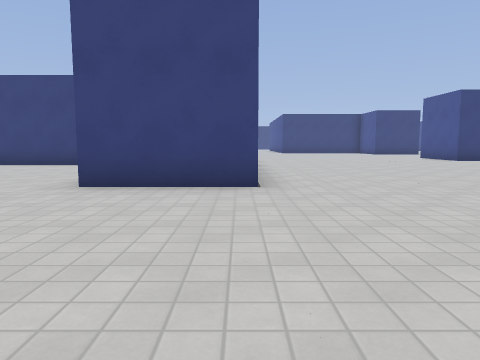
view 1 (above)

21 first-person views from a walk through a Godot game level. The camera is 1.2 m above the floor, tilts 6° down and sees 70° across. The floor is counted in squares, 2 m on a side. Each view is taken from the middle of a square. On the plan, view 1 faces up. The plan holds only what a view shows up to about 10 squares ahead; the rest is blank. The place goes on beyond the plan. Surface patterns are stand-ins for the level's own textures.

view 2
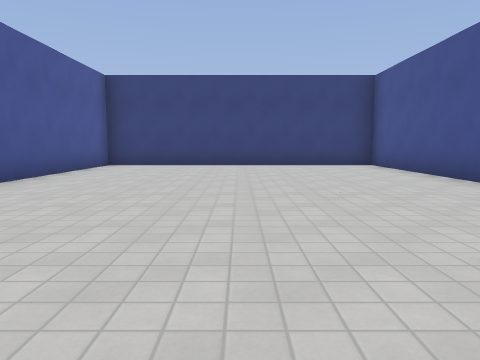

view 3
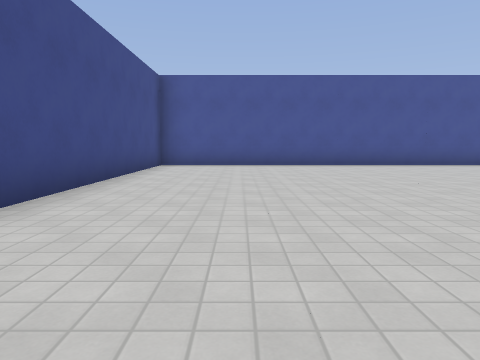

view 4
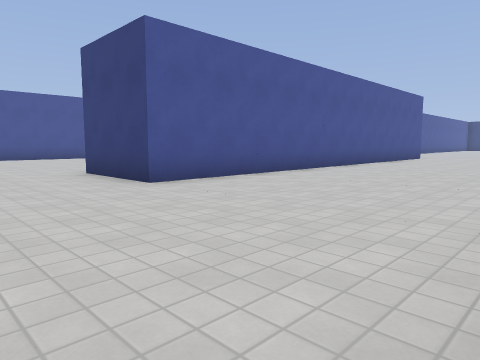

view 5
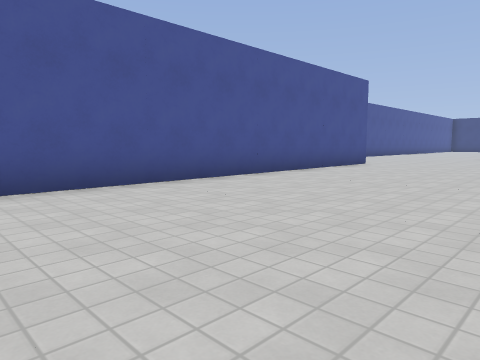

view 6
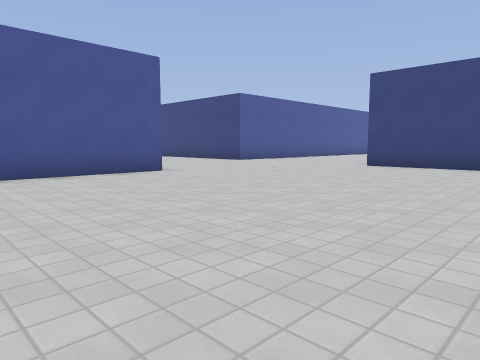

view 7
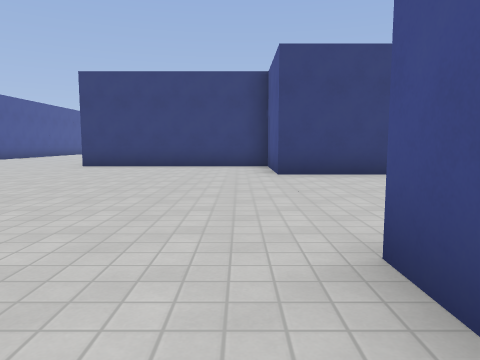

view 8
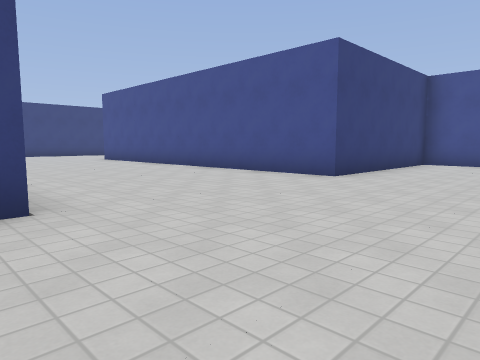

view 9
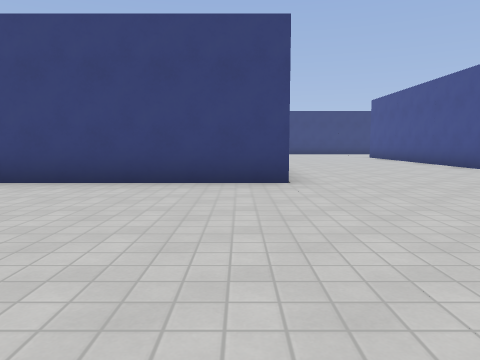

view 10
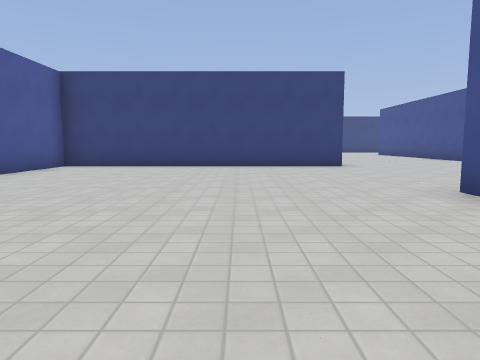

view 11
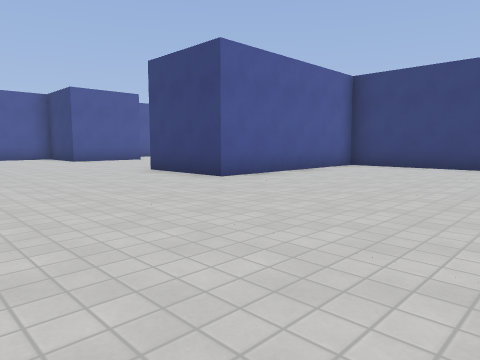

view 12
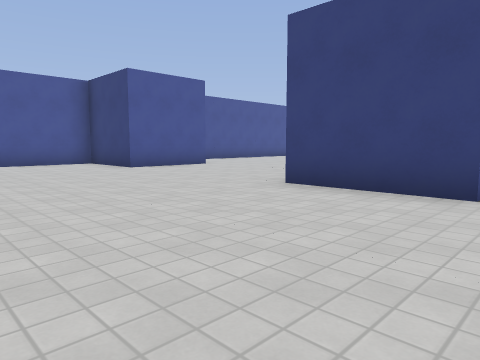

view 13
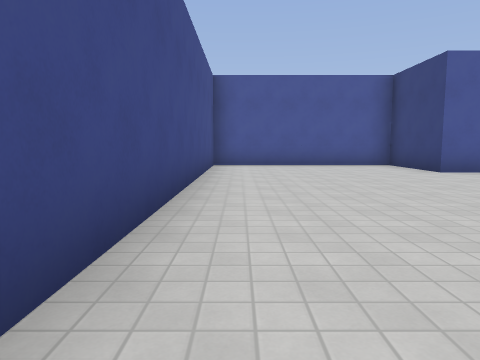

view 14
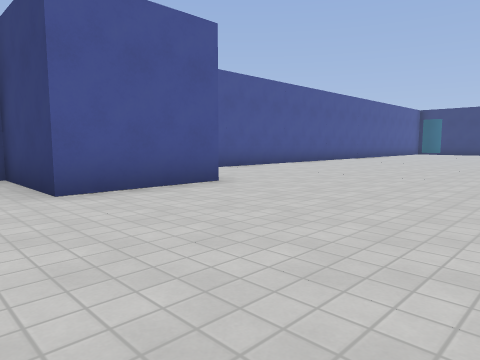

view 15
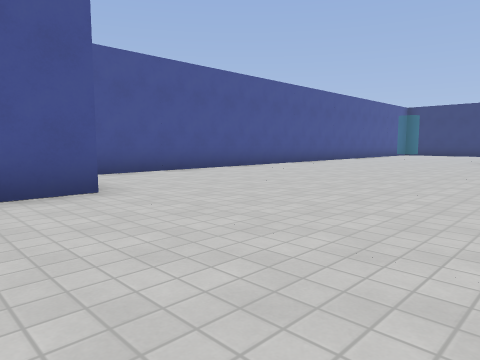

view 16
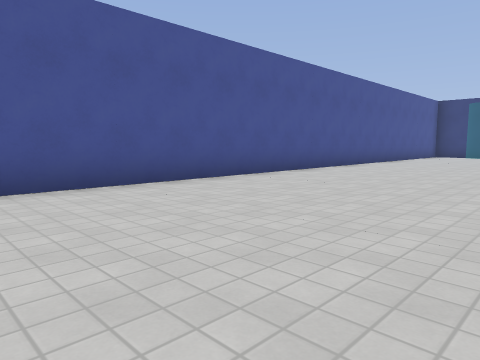

view 17
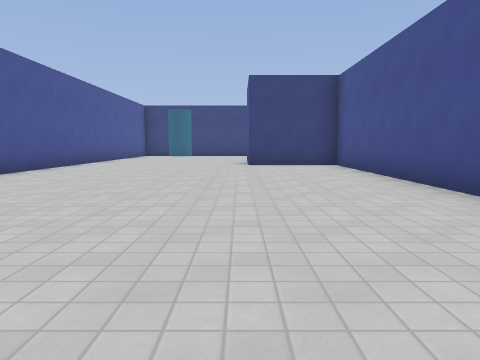

view 18
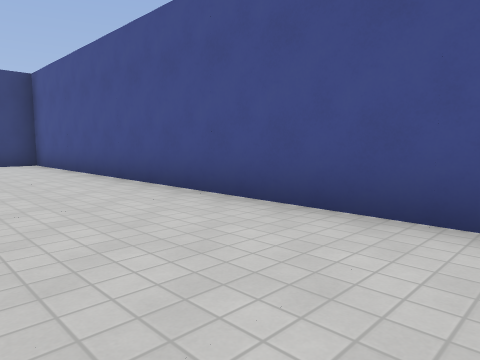

view 19
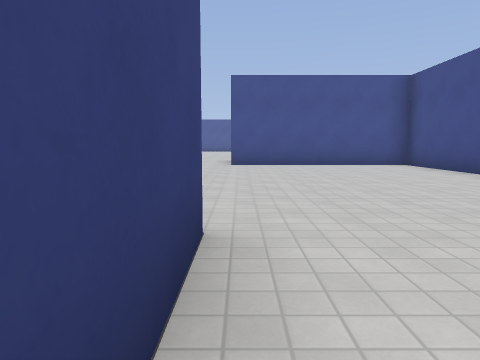

view 20
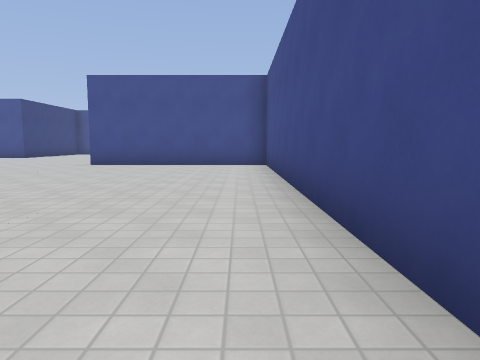

view 21
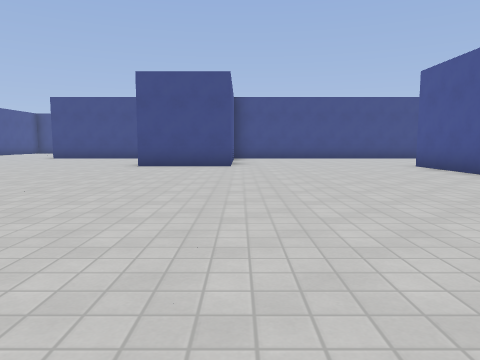

### Floor plan
Points are (right, up) in squares from view 1. A wall is a line through its corners. A room is listed if a view was taken in it or the views show most of it. See-through windows are left out.
Room 1 (views 1, 2, 3, 4, 5, 6, 7, 8, 9, 10, 11, 12, 13, 14, 15, 16, 17, 18, 19, 20, 21)
walls: (0.3, 17.2) (0.3, 4.8) (-2.2, 4.8); (-2.1, 22.3) (-9.7, 22.3) (-9.7, 17.3) (-12.2, 17.3); (-12.2, 19.4) (-12.2, 29.7) (-14.8, 29.7); (-2.2, 5.2) (-2.2, 9.7) (-9.7, 9.7) (-9.7, -0.2) (-3.1, -0.2); (7.8, 14) (7.8, 14.8); (5.2, 4.8) (7.8, 4.8); (-17.2, 19.9) (-17.2, 17.3) (-19.7, 17.3) (-19.7, 12.2) (-2.2, 12.2) (-2.2, 17.2); (9.5, 19.7) (7.8, 19.7) (7.8, 22.3) (2.8, 22.3) (2.8, 27.5); (-19.7, 30.1) (-19.7, 20.8)

Where each view was taken, in squares from view 1:
view 1: 0 up, 0 right, facing up
view 2: 0 up, 6 left, facing up
view 3: 2 up, 0 right, facing left
view 4: 2 up, 5 right, facing up-left
view 5: 7 up, 5 right, facing up-left
view 6: 13 up, 7 right, facing up-left
view 7: 13 up, 7 right, facing up
view 8: 19 up, 3 left, facing up-right
view 9: 17 up, 3 left, facing up
view 10: 13 up, 5 left, facing up
view 11: 13 up, 5 left, facing up-left
view 12: 13 up, 9 left, facing up-left
view 13: 13 up, 10 left, facing left
view 14: 16 up, 13 left, facing up-left
view 15: 18 up, 13 left, facing up-left
view 16: 20 up, 15 left, facing up-left
view 17: 20 up, 15 left, facing up
view 18: 19 up, 15 left, facing up-right
view 19: 17 up, 12 left, facing right
view 20: 13 up, 12 left, facing right
view 21: 14 up, 5 right, facing down
